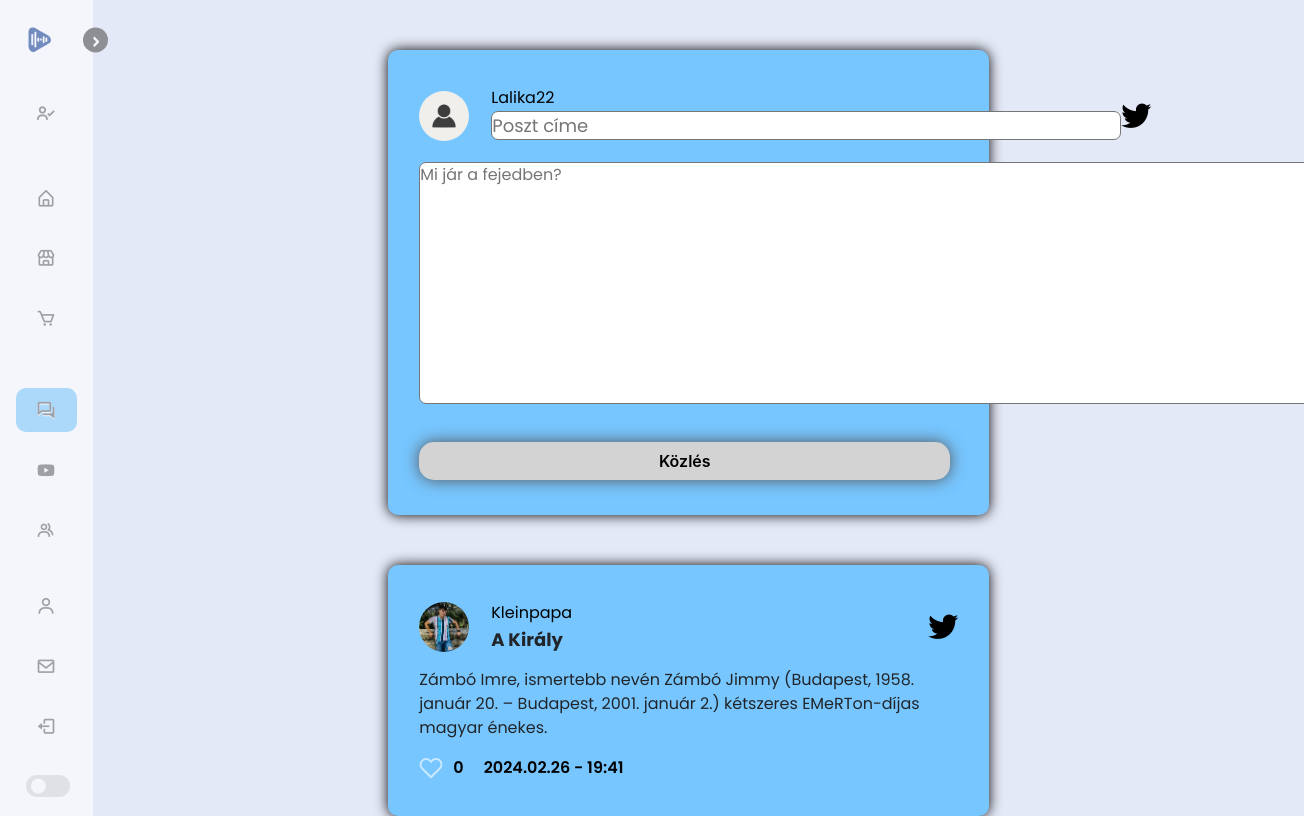
The app's page /forum/ (signed in) with its own data.
### store/models.py (models this page shows, shortened)
class Customer(models.Model):
    user = models.OneToOneField(User, on_delete=models.CASCADE,  null=True, blank=True)
    name = models.CharField(max_length=200, null=True)
    email = models.CharField(max_length=200, null=True)
    phone_number = models.CharField(max_length=20, null=True, blank=True)
    follows = models.ManyToManyField("self", related_name='following',symmetrical=False, blank=True)
    followers = models.ManyToManyField("self", related_name='followed_by',symmetrical=False, blank=True)
    date_modified = models.DateTimeField(User, auto_now=True)
    image = models.ImageField(null=True, blank=True)
    description = models.CharField(max_length=500, null=True)
    last_friend = models.ForeignKey('self', on_delete=models.CASCADE, null=True, blank=True)
    @property
    def imageURL(self):
        try:
            url = self.image.url
        except:
            url = ''
        return url

class Post(models.Model):
    profile = models.ForeignKey(Customer, on_delete=models.DO_NOTHING, blank=True, null=True)
    title = models.CharField(max_length=30, blank=True, null=True)
    body = models.CharField(max_length=1000)
    created = models.DateTimeField(auto_now_add=True)
    likes = models.ManyToManyField(Customer, related_name='liked_by', symmetrical=False, blank=True)

### store/views.py (the view, shortened to what this page needs)
# urls.py: path('forum/', views.forum, name="forum"),
def forum(request):
    form = PostForm(request.POST or None)
    posts = Post.objects.all().order_by("-created")
    profiles = Customer.objects.all()
    self_user = request.user.customer
    self_profile = Customer.objects.get(id=self_user.id)
    context = {'profiles': profiles, 'self_profile': self_profile, 'posts': posts, 'form': form}
    return render(request, 'store/forum.html', context)

### store/forms.py
class PostForm(forms.ModelForm):
    title = forms.CharField(required=True,
        widget=forms.widgets.Textarea(
            attrs={"placeholder":"Poszt címe",
                   "class":"form-textarea",
                   'cols':'40',
                   'rows':'1',
                   'maxlength':'50',
                   'required':'required',}),
        label="")
    body = forms.CharField(required=True,
        widget=forms.widgets.Textarea(
            attrs={"placeholder":"Mi jár a fejedben?",
                   "class":"form-textarea",
                   'cols':'65',
                   'rows':'10',
                   'maxlength':'1000',
                   'required':'required',}),
        label="")
    class Meta:
        model = Post
        exclude = ("user",)

### store/templates/store/forum.html (shortened to what this page needs)
{% extends 'store/main.html' %}
{% load static %}
{% block content %}
{% if form %}
<form id="post" method=POST>
    <div class="wrapper">
      <div class="card2">
        <div class="user">
          <div class="profile">
            <img src="{{self_profile.imageURL}}" class="ava">
            <div class="username">
              <h3 class="uname">{{self_profile.user}}</h3>
              <p class="name">{{form.title}}</p>
            </div>
          </div>
          <i class="fa-brands fa-twitter icon"></i>
        </div>
        <div class="twitt">
          <p>{{form.body}}</p>
        </div>
        <button class="button-33 post">Közlés</button>
      </div>
    </div>
</form>
{% endif %}
{% for post in posts %}
<div class="wrapper">
    <div class="card2">
      <div class="user">
        <div class="profile">
          <a href="{% url 'profile' post.profile.user.id %}"><img src="{{post.profile.imageURL}}" class="ava"></a>
          <div class="username">
            <a href="{% url 'profile' post.profile.user.id %}"><h3 class="uname">{{post.profile.user}}</h3></a>
            <p class="name">{{post.title}}</p>
          </div>
        </div>
        <i class="fa-brands fa-twitter icon"></i>
      </div>
      <div class="twitt">
        <p>{{post.body}}</p>
      </div>
      <div class="insight">
        <div class="like">
          <p class="like-value">{{post.likes.all.count}}</p>
        </div>
        <div class="created">
          <p>{{post.created|date:'Y.m.d - H:i'}}</p>
        </div>
      </div>
    </div>
  </div>
{% endfor %}
{% endblock content %}

### static/css/main-page.css (style rules this page uses)
* { margin: 0; padding: 0; box-sizing: border-box; font-family: "Poppins", sans-serif; }
:root { --body-color: #e4e9f7; --sidebar-color: #fff; --primary-color: #0079b5; --primary-color-light: #00b6e3; --toggle-color: #ddd; --text-color: #707070; --text-color-dark: #f6f5ff; --grey: #545454; --black: #000000; --white: #fff; --tran-02: all 0.2s ease; --tran-03: all 0.3s ease; --tran-04: all 0.4s ease; --tran-05: all 0.5s ease; }
body { height: 100vh; background: var(--body-color); transition: var(--tran-04); }
h1, h2, h3, h4, h5, h6 { color: hsl(0, 0%, 30%); }

### static/css/store.css (style rules this page uses)
:root { --body-color: #e4e9f7; --sidebar-color: #fff; --primary-color: #0079b5; --primary-color-light: #00b6e3; --toggle-color: #ddd; --text-color: #707070; --text-color-dark: #f6f5ff; --grey: #545454; --black: #000000; --white: #fff; --tran-02: all 0.2s ease; --tran-03: all 0.3s ease; --tran-04: all 0.4s ease; --tran-05: all 0.5s ease; }
.button-33 { box-shadow: var(--grey) 0 0 16px; background-color: var(--white); border-radius: 15px; color: var(--black); cursor: pointer; display: inline; font-family: CerebriSans-Regular, -apple-system, system-ui, Roboto, sans-serif; padding: 7px 20px; text-align: center; text-decoration: none; transition: all 250ms; border: 0; font-size: 16px; user-select: none; -webkit-user-select: none; touch-action: manipulation; margin-top: 2vh; margin-right: 1vh; }
.post { background-color: lightgray; font-weight: 600; }

### static/css/kezdolap.css (style rules this page uses)
* { margin: 0; padding: 0; }

### static/css/profile.css (style rules this page uses)
* { margin: 0; padding: 0; box-sizing: border-box; font-family: "Poppins", sans-serif; }
:root { --body-color: #e4e9f7; --sidebar-color: #fff; --primary-color: #0079b5; --primary-color-light: #00b6e3; --toggle-color: #ddd; --text-color: #707070; --text-color-dark: #f6f5ff; --grey: #545454; --black: #000000; --white: #fff; --tran-02: all 0.2s ease; --tran-03: all 0.3s ease; --tran-04: all 0.4s ease; --tran-05: all 0.5s ease; }
body { display: flex; justify-content: space-between; display: flex; flex-direction: column; height: 100vh; margin: 0; / }
button { border: 0.5px solid black; border-radius: 50%; background: none; }

### static/css/forum.css (style rules this page uses)
p, h1, h2, h3, h4 { margin: 0; padding: 0; }
.wrapper { display: flex; align-items: center; justify-content: center; max-height: 1500px; margin-top: 50px; }
.card2 { display: flex; flex-direction: column; width: 601px; height: auto; padding: 35px 31px; gap: 15px; border-radius: 10px; background: #77c6ff; box-shadow: var(--black) 0 0 1.6vh; }
.user { display: flex; justify-content: space-between; align-items: center; }
.profile { display: flex; align-items: center; gap: 22px; }
.ava { border-radius: 50%; width: 50px; height: 50px; }
.icon { font-size: 30px; color: black; }
.username { display: flex; flex-direction: column; gap: 1px; }
.username .name { line-height: normal; font-size: 18px; font-style: normal; font-weight: 700; }
.username .uname { color: black; font-size: 16px; font-style: normal; font-weight: 400; line-height: normal; }
.insight { display: flex; align-items: center; gap: 20px; color: black; font-size: 16px; font-weight: 600; line-height: 26px; }
.like { display: flex; align-items: center; gap: 10px; }
.form-textarea { resize: none; border-radius: 7px; }

### records on screen
Customer: imageURL (placeholder picture), user "Lalika22"
Post: profile.imageURL (picture), profile.user "Kleinpapa", title "A Király", body "Zámbó Imre, ismertebb nevén Zámbó Jimmy (Budapest, 1958. január 20. – Budapest, 2001. január 2.) kétszeres EMeRTon-díjas magyar énekes.", likes.all.count "0", created "2024.02.26 - 19:41"
